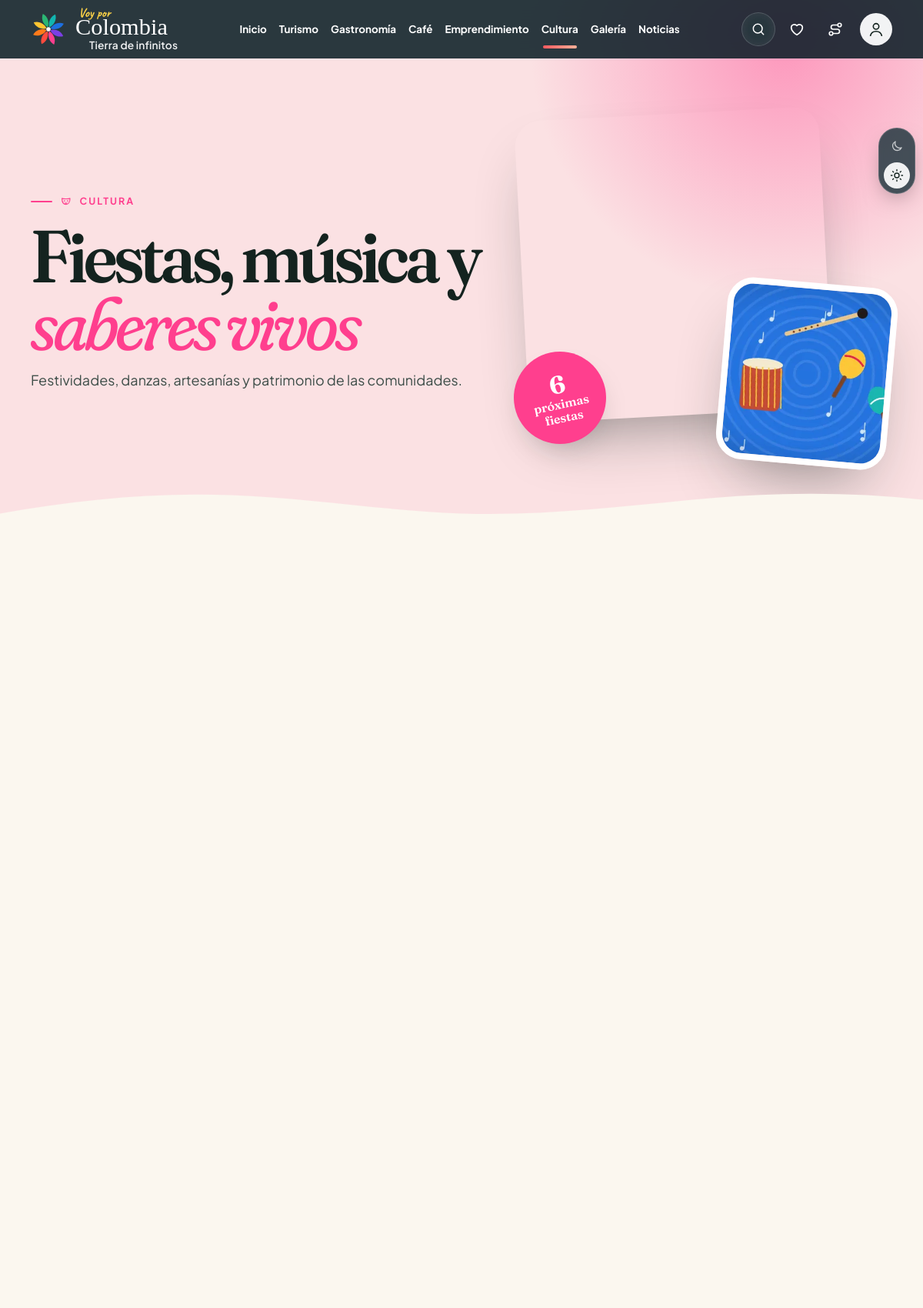
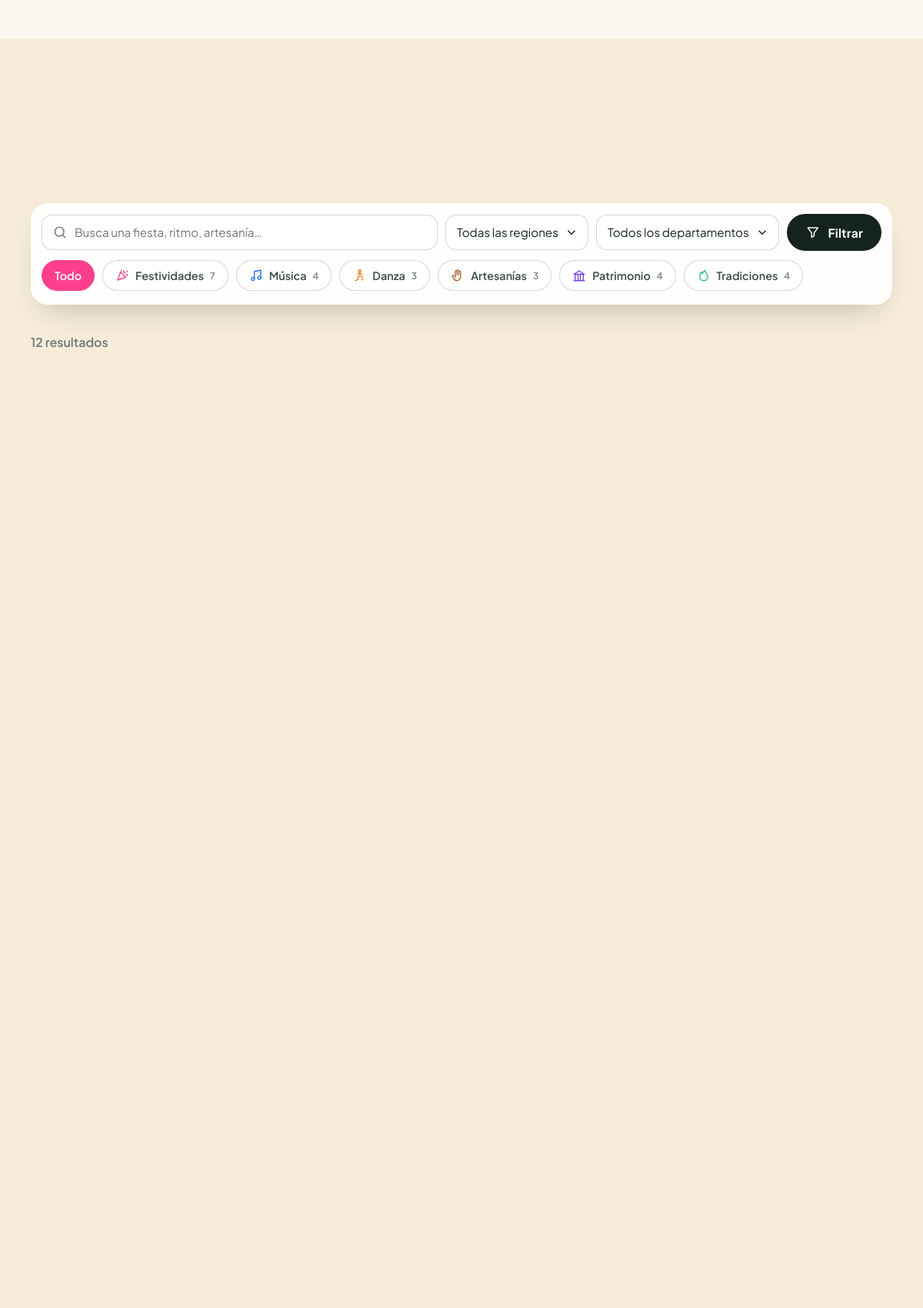
/cultura (upper part), run on the app's committed database (2 pictures, top to bottom).
### tables this page shows
CREATE TABLE `sections` (
  `id` int(10) unsigned NOT NULL AUTO_INCREMENT,
  `section_key` varchar(20) NOT NULL,
  `title` varchar(80) NOT NULL,
  `tagline` varchar(160) DEFAULT NULL,
  `description` varchar(500) DEFAULT NULL,
  `cover_media_id` int(10) unsigned DEFAULT NULL,
  `sort_order` int(11) NOT NULL DEFAULT 0,
  `show_on_home` tinyint(4) NOT NULL DEFAULT 1,
  PRIMARY KEY (`id`),
  UNIQUE KEY `section_key` (`section_key`),
  KEY `cover_media_id` (`cover_media_id`),
  CONSTRAINT `sections_ibfk_1` FOREIGN KEY (`cover_media_id`) REFERENCES `media` (`id`) ON DELETE SET NULL
);

CREATE TABLE `categories` (
  `id` int(10) unsigned NOT NULL AUTO_INCREMENT,
  `section` varchar(20) NOT NULL,
  `name` varchar(80) NOT NULL,
  `slug` varchar(90) NOT NULL,
  `icon` varchar(30) DEFAULT NULL,
  `color` varchar(9) DEFAULT NULL,
  `sort_order` int(11) NOT NULL DEFAULT 0,
  PRIMARY KEY (`id`),
  UNIQUE KEY `section` (`section`,`slug`)
);

### app/Views/partials/page-hero.php (shortened to what the rows shown need)
<?php
$def = $info['def'];
$cover = $info['cover'] ?? null;
?>
<section class="page-hero" style="--c: <?= e($def['color']) ?>">
  <div class="container page-hero-grid">
    <div class="reveal">
      <span class="eyebrow"><?= icon($def['icon']) ?> <?= e($info['title']) ?></span>
      <h1><?= e($title ?? $info['title']) ?><?php if (!empty($titleAccent)): ?> <em><?= e($titleAccent) ?></em><?php endif; ?></h1>
      <p class="lead"><?= e($info['description'] ?: $info['tagline']) ?></p>
    </div>
    <div class="hero-collage reveal-scale">
      <figure><?= img($images[0] ?? $cover, 'large', '', '(max-width: 900px) 100vw, 50vw', false, $info['title']) ?></figure>
      <?php if (!empty($images[1])): ?><figure><?= img($images[1], 'medium', '', '300px', false) ?></figure><?php endif; ?>
      <?php if (!empty($sticker)): ?><div class="sticker"><span><b><?= e($sticker[0]) ?></b><?= e($sticker[1]) ?></span></div><?php endif; ?>
    </div>
  </div>
  <?= App\Core\View::partial('wave') ?>
</section>

### app/helpers.php (shortened to what the rows shown need)
<?php
function e(mixed $value): string
{
    return htmlspecialchars((string) ($value ?? ''), ENT_QUOTES | ENT_SUBSTITUTE, 'UTF-8');
}
function base_path(): string
{
    static $base = null;
    if ($base !== null) {
        return $base;
    }
    $script = str_replace('\\', '/', (string) ($_SERVER['SCRIPT_NAME'] ?? ''));
    $dir = rtrim(dirname($script), '/.');
    return $base = (PHP_SAPI === 'cli' || PHP_SAPI === 'cli-server') ? '' : $dir;
}
function url(string $path = '/', array $query = []): string
{
    $prefix = base_path();
    $path = '/' . ltrim($path, '/');
    $qs = $query ? '?' . http_build_query(array_filter($query, static fn ($v) => $v !== null && $v !== '')) : '';
    return $prefix . $path . ($qs === '?' ? '' : $qs);
}
function now(): string
{
    return date('Y-m-d H:i:s');
}
function icon(string $name, string $class = 'icon'): string
{
    return '<svg class="' . e($class) . '" aria-hidden="true" focusable="false"><use href="' . e(url('/assets/img/icons.svg')) . '#' . e($name) . '"></use></svg>';
}
function media_url(?array $media, string $size = 'large'): string
{
    $variants = is_array($media['variants'] ?? null) ? $media['variants'] : json_decode((string) ($media['variants'] ?? ''), true);
    $path = $variants[$size] ?? $media['path'];
    return url('/uploads/' . ltrim((string) $path, '/'));
}
function media_srcset(?array $media): string
{
    $variants = is_array($media['variants'] ?? null) ? $media['variants'] : json_decode((string) ($media['variants'] ?? ''), true);
    $widths = ['thumb' => 480, 'medium' => 1024, 'large' => 1920];
    $parts = [];
    foreach ($widths as $key => $w) {
        if (!empty($variants[$key])) {
            $parts[] = url('/uploads/' . $variants[$key]) . ' ' . $w . 'w';
        }
    }
    return implode(', ', $parts);
}
function img(?array $media, string $size = 'medium', string $class = '', string $sizes = '100vw', bool $lazy = true, string $altFallback = ''): string
{
    $alt = $media['alt_text'] ?? '' ?: ($media['title'] ?? '' ?: $altFallback);
    $srcset = media_srcset($media);
    $attrs = [
        'src' => media_url($media, $size),
        'alt' => $alt,
        'class' => $class,
        'loading' => $lazy ? 'lazy' : 'eager',
        'decoding' => 'async',
    ];
    if ($srcset !== '') {
        $attrs['srcset'] = $srcset;
        $attrs['sizes'] = $sizes;
    }
    if (!empty($media['width']) && !empty($media['height'])) {
        $attrs['width'] = (string) $media['width'];
        $attrs['height'] = (string) $media['height'];
    }
    if (!$lazy) {
        $attrs['fetchpriority'] = 'high';
    }
    $html = '<img';
    foreach ($attrs as $k => $v) {
        if ($v !== '') {
            $html .= ' ' . $k . '="' . e($v) . '"';
        }
    }
    return $html . '>';
}

### app/Views/partials/filters.php (shortened to what the rows shown need)
<?php
$action = strtok($_SERVER['REQUEST_URI'] ?? '', '?');
?>
<form class="filters" method="get" action="<?= e($action) ?>" data-filters>
  <div class="filters-row">
    <div class="field grow">
      <input class="input" style="width:100%" id="f-q" type="search" name="q" value="<?= e($filters['q']) ?>" placeholder="<?= e($placeholder ?? 'Buscar…') ?>">
    </div>
    <select class="select" id="f-region" name="region" data-autosubmit>
      <option value="">Todas las regiones</option>
    </select>
    <select class="select" id="f-dep" name="departamento" data-autosubmit data-reset="municipio">
      <option value="">Todos los departamentos</option>
    </select>
    <button class="btn" type="submit"><?= icon('filter') ?> Filtrar</button>
  </div>
  <?php if ($categories): ?>
    <div class="chips chips-scroll" role="group" aria-label="Categorías">
      <button class="chip <?= $filters['category'] === '' ? 'is-active' : '' ?>" type="submit" name="categoria" value="">Todo</button>
      <?php foreach ($categories as $c): ?>
        <button class="chip <?= $filters['category'] === $c['slug'] ? 'is-active' : '' ?>" style="--chip: <?= e($c['color']) ?>" type="submit" name="categoria" value="<?= e($c['slug']) ?>">
          <?= icon($c['icon'] ?: 'tag') ?> <?= e($c['name']) ?> <span class="chip-count"><?= (int) $c['total'] ?></span>
        </button>
      <?php endforeach; ?>
    </div>
  <?php endif; ?>
</form>

### app/Core/Router.php (shortened to what the rows shown need)
<?php
final class Router
{
    private array $routes = [];
    public function add(string $method, string $pattern, array|callable $handler): void
    {
        $regex = preg_replace('#\{(id)\}#', '(?P<$1>\d+)', $pattern);
        $regex = preg_replace('#\{([a-z_]+)\}#', '(?P<$1>[a-z0-9\-]+)', (string) $regex);
        $this->routes[] = [$method, '#^' . $regex . '$#', $handler];
    }
    public function dispatch(string $method, string $path): void
    {
        $allowed = false;
        foreach ($this->routes as [$m, $regex, $handler]) {
            if (!preg_match($regex, $path, $matches)) {
                continue;
            }
            $params = array_filter($matches, 'is_string', ARRAY_FILTER_USE_KEY);
            if (is_array($handler)) {
                [$class, $action] = $handler;
                (new $class())->$action(...$params);
            } else {
                $handler(...$params);
            }
            return;
        }
        throw new HttpException($allowed ? 405 : 404);
    }
}

### data on the page
sections: title "CULTURA", description "Festividades, danzas, artesanías y patrimonio de las comunidades.", title (picture)
categories: name "Festividades", total "7"
categories: name "Música", total "4"
categories: name "Danza", total "3"
categories: name "Artesanías", total "3"
categories: name "Patrimonio", total "4"
categories: name "Tradiciones", total "4"

### other printed values
$label "Inicio"
$label "Turismo"
$label "Gastronomía"
$label "Café"
$label "Emprendimiento"
$label "Cultura"
$label "Galería"
$label "Noticias"
$total "12"
